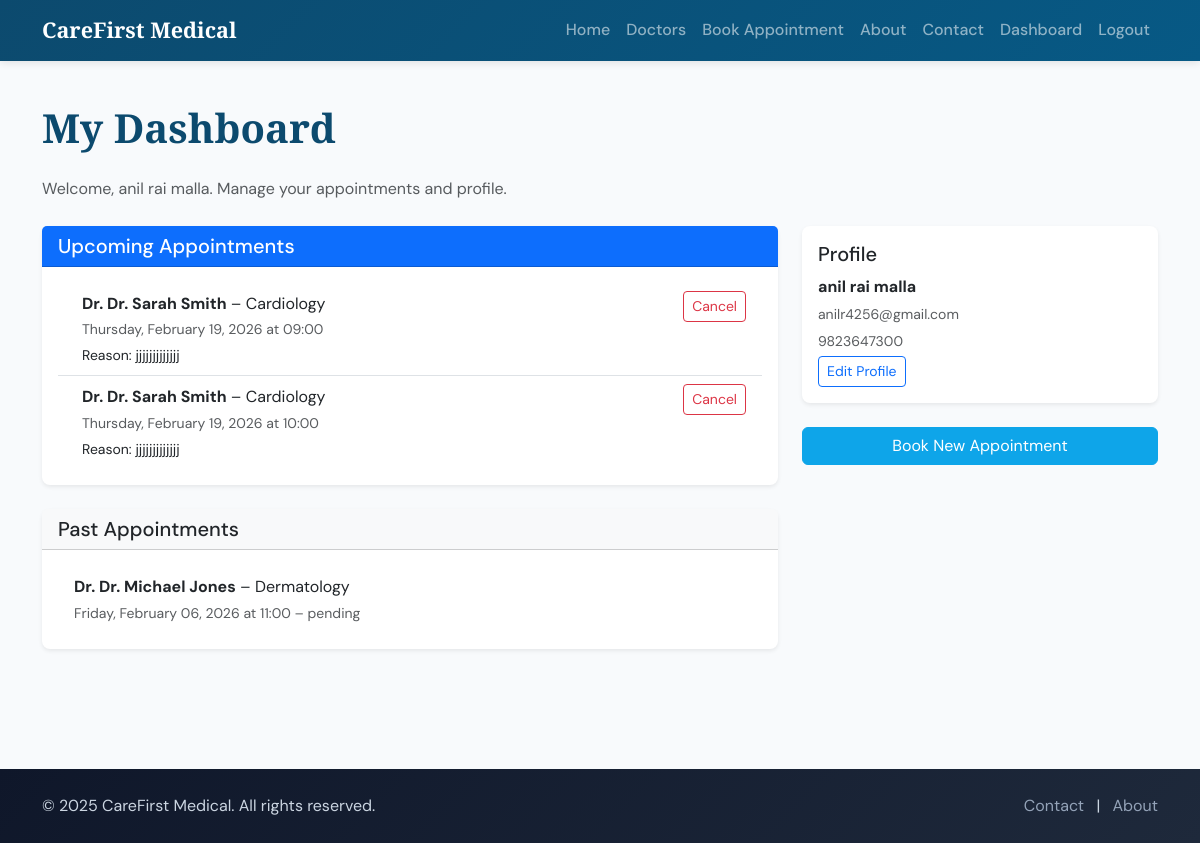
The page /dashboard (signed in) on the database as committed earlier.
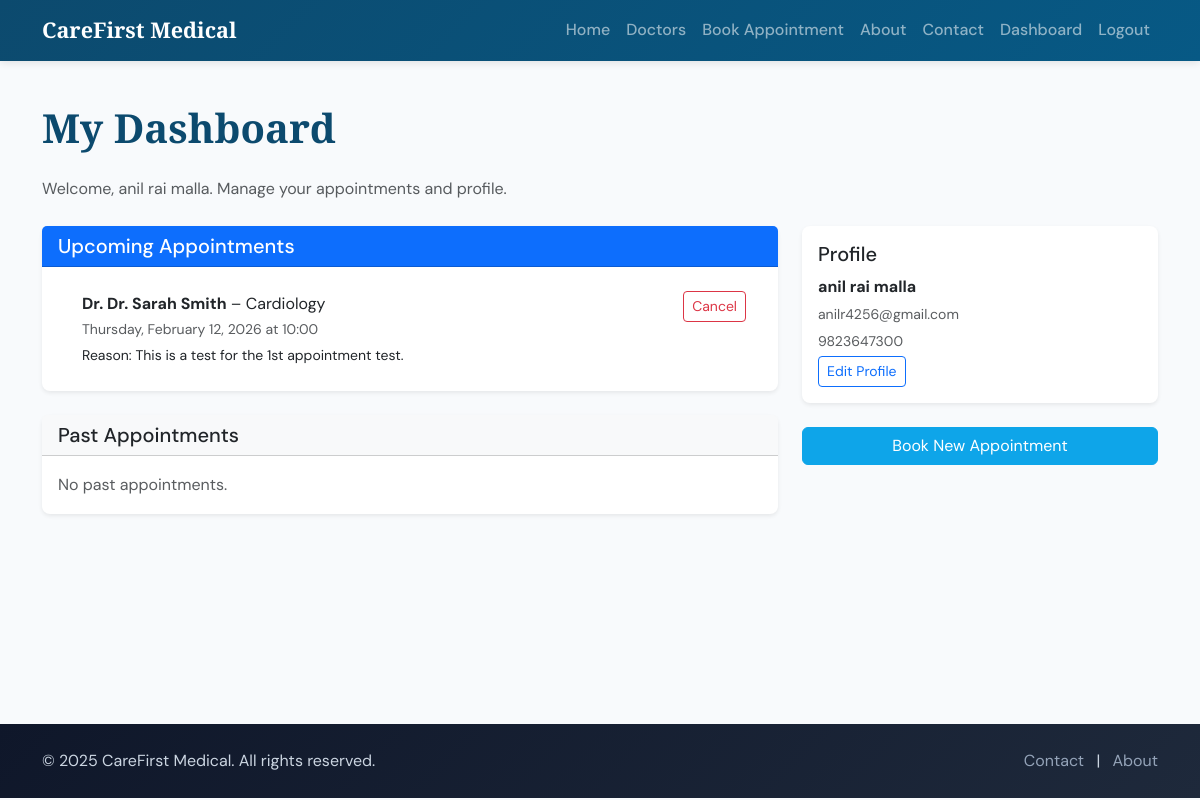
The same page on the database as committed later.
### models.py (models this page shows, shortened)
class User(UserMixin, db.Model):
    __tablename__ = 'users'
    user_id = db.Column(db.Integer, primary_key=True)
    username = db.Column(db.String(80), unique=True, nullable=False, index=True)
    email = db.Column(db.String(120), unique=True, nullable=False, index=True)
    password_hash = db.Column(db.String(256), nullable=False)
    user_role = db.Column(db.String(20), nullable=False, default='patient')  # patient, doctor, admin
    full_name = db.Column(db.String(120), nullable=True)
    phone_number = db.Column(db.String(20), nullable=True)
    date_of_birth = db.Column(db.Date, nullable=True)
    account_creation = db.Column(db.DateTime, default=datetime.utcnow)
    last_login = db.Column(db.DateTime, nullable=True)
    appointments_as_patient = db.relationship(
        'Appointment', backref='patient_user', lazy='dynamic',
        foreign_keys='Appointment.patient_id', cascade='all, delete-orphan'
    )
    doctor_profile = db.relationship(
        'Doctor', backref='user', uselist=False, lazy='joined',
        foreign_keys='Doctor.user_id', cascade='all, delete-orphan'
    )

class Appointment(db.Model):
    __tablename__ = 'appointments'
    appointment_id = db.Column(db.Integer, primary_key=True)
    patient_id = db.Column(db.Integer, db.ForeignKey('users.user_id'), nullable=False)
    doctor_id = db.Column(db.Integer, db.ForeignKey('doctors.doctor_id'), nullable=False)
    appointment_date = db.Column(db.Date, nullable=False)
    appointment_time = db.Column(db.String(20), nullable=False)  # e.g. "09:00"
    status = db.Column(db.String(20), nullable=False, default='pending')
    reason_for_visit = db.Column(db.Text, nullable=True)
    notes = db.Column(db.Text, nullable=True)  # doctor notes after visit
    created_at = db.Column(db.DateTime, default=datetime.utcnow)
    updated_at = db.Column(db.DateTime, default=datetime.utcnow, onupdate=datetime.utcnow)

class Doctor(db.Model):
    __tablename__ = 'doctors'
    doctor_id = db.Column(db.Integer, primary_key=True)
    user_id = db.Column(db.Integer, db.ForeignKey('users.user_id'), nullable=False, unique=True)
    specialization = db.Column(db.String(100), nullable=False)  # Cardiology, Dermatology, etc.
    qualifications = db.Column(db.String(500), nullable=True)
    years_of_experience = db.Column(db.Integer, nullable=True)
    consultation_fee = db.Column(db.Numeric(10, 2), nullable=True)
    available_days = db.Column(db.String(200), nullable=True)  # e.g. "Mon,Tue,Wed,Thu,Fri"
    available_time_slots = db.Column(db.String(500), nullable=True)  # e.g. "09:00,10:00,11:00,14:00,15:00"
    about_text = db.Column(db.Text, nullable=True)
    profile_image_filename = db.Column(db.String(255), nullable=True)
    appointments = db.relationship(
        'Appointment', backref='doctor', lazy='dynamic',
        foreign_keys='Appointment.doctor_id', cascade='all, delete-orphan'
    )

### app.py (the view)
@app.route('/dashboard')
@login_required
def patient_dashboard():
    if current_user.user_role != 'patient':
        return redirect(url_for('doctor_dashboard'))
    upcoming = Appointment.query.filter_by(patient_id=current_user.user_id).filter(
        Appointment.appointment_date >= date.today(),
        Appointment.status.in_(['pending', 'confirmed'])
    ).order_by(Appointment.appointment_date, Appointment.appointment_time).all()
    past = Appointment.query.filter_by(patient_id=current_user.user_id).filter(
        db.or_(
            Appointment.appointment_date < date.today(),
            Appointment.status.in_(['completed', 'cancelled'])
        )
    ).order_by(Appointment.appointment_date.desc(), Appointment.appointment_time.desc()).all()
    return render_template('patient_dashboard.html', upcoming=upcoming, past=past)

### app.py (called while the page is built)
@login_manager.user_loader
def load_user(user_id):
    return User.query.get(int(user_id)) if user_id else None

### templates/patient_dashboard.html (shortened to what this page needs)
{% extends "base.html" %}
{% block content %}
<div class="container py-5">
    <h1 class="section-title mb-4">My Dashboard</h1>
    <p class="text-muted mb-4">Welcome, {{ current_user.full_name or current_user.username }}. Manage your appointments and profile.</p>
    <div class="row">
        <div class="col-lg-8">
            <div class="card border-0 shadow-sm mb-4">
                <div class="card-header bg-primary text-white">
                    <h5 class="mb-0">Upcoming Appointments</h5>
                </div>
                <div class="card-body">
                    {% if upcoming %}
                    <div class="list-group list-group-flush">
                        {% for apt in upcoming %}
                        <div class="list-group-item d-flex justify-content-between align-items-start flex-wrap">
                            <div class="ms-2 me-auto">
                                <strong>Dr. {{ apt.doctor.user.full_name or apt.doctor.user.username }}</strong> – {{ apt.doctor.specialization }}<br>
                                <small class="text-muted">{{ apt.appointment_date.strftime('%A, %B %d, %Y') }} at {{ apt.appointment_time }}</small><br>
                                <small>Reason: {{ apt.reason_for_visit[:80] }}{% if apt.reason_for_visit|length > 80 %}...{% endif %}</small>
                            </div>
                            <form method="post" action="{{ url_for('cancel_appointment', appointment_id=apt.appointment_id) }}" class="d-inline" onsubmit="return confirm('Are you sure you want to cancel this appointment?');">
                                <button type="submit" class="btn btn-outline-danger btn-sm">Cancel</button>
                            </form>
                        </div>
                        {% endfor %}
                    </div>
                    {% else %}
                    <p class="text-muted mb-0">You have no upcoming appointments. <a href="{{ url_for('book_appointment') }}">Book one now</a>.</p>
                    {% endif %}
                </div>
            </div>
            <div class="card border-0 shadow-sm mb-4">
                <div class="card-header bg-light">
                    <h5 class="mb-0">Past Appointments</h5>
                </div>
                <div class="card-body">
                    {% if past %}
                    <div class="list-group list-group-flush">
                        {% for apt in past %}
                        <div class="list-group-item">
                            <strong>Dr. {{ apt.doctor.user.full_name or apt.doctor.user.username }}</strong> – {{ apt.doctor.specialization }}<br>
                            <small class="text-muted">{{ apt.appointment_date.strftime('%A, %B %d, %Y') }} at {{ apt.appointment_time }} – {{ apt.status }}</small>
                        </div>
                        {% endfor %}
                    </div>
                    {% else %}
                    <p class="text-muted mb-0">No past appointments.</p>
                    {% endif %}
                </div>
            </div>
        </div>
        <div class="col-lg-4">
            <div class="card border-0 shadow-sm mb-4">
                <div class="card-body">
                    <h5 class="card-title">Profile</h5>
                    <p class="mb-1"><strong>{{ current_user.full_name or current_user.username }}</strong></p>
                    <p class="small text-muted mb-1">{{ current_user.email }}</p>
                    {% if current_user.phone_number %}<p class="small text-muted mb-1">{{ current_user.phone_number }}</p>{% endif %}
                    <a href="{{ url_for('profile_edit') }}" class="btn btn-outline-primary btn-sm">Edit Profile</a>
                </div>
            </div>
            <a href="{{ url_for('book_appointment') }}" class="btn btn-primary w-100">Book New Appointment</a>
        </div>
    </div>
</div>
{% endblock %}

### templates/base.html (shortened to what this page needs)
<!DOCTYPE html>
<html lang="en">
<head>
    <link href="https://cdn.jsdelivr.net/npm/bootstrap@5.3.2/dist/css/bootstrap.min.css" rel="stylesheet">
    <link rel="stylesheet" href="{{ url_for('static', filename='css/custom.css') }}">
</head>
<body>
    <nav class="navbar navbar-expand-lg navbar-dark fixed-top">
        <div class="container">
            <a class="navbar-brand" href="{{ url_for('index') }}">CareFirst Medical</a>
            <div class="collapse navbar-collapse" id="navbarNav">
                <ul class="navbar-nav ms-auto">
                    <li class="nav-item"><a class="nav-link" href="{{ url_for('index') }}">Home</a></li>
                    <li class="nav-item"><a class="nav-link" href="{{ url_for('doctors') }}">Doctors</a></li>
                    {% if current_user.is_authenticated and current_user.user_role == 'patient' %}
                    <li class="nav-item"><a class="nav-link" href="{{ url_for('book_appointment') }}">Book Appointment</a></li>
                    {% endif %}
                    <li class="nav-item"><a class="nav-link" href="{{ url_for('about_page') }}">About</a></li>
                    <li class="nav-item"><a class="nav-link" href="{{ url_for('contact') }}">Contact</a></li>
                    {% if current_user.is_authenticated %}
                        <li class="nav-item">
                            <a class="nav-link" href="{{ url_for('patient_dashboard') if current_user.user_role == 'patient' else url_for('doctor_dashboard') }}">Dashboard</a>
                        </li>
                        <li class="nav-item"><a class="nav-link" href="{{ url_for('logout') }}">Logout</a></li>
                    {% else %}
                        <li class="nav-item"><a class="nav-link" href="{{ url_for('login') }}">Login</a></li>
                        <li class="nav-item"><a class="nav-link" href="{{ url_for('register') }}">Register</a></li>
                    {% endif %}
                </ul>
            </div>
        </div>
    </nav>
    <main class="main-content">
        {% block content %}{% endblock %}
    </main>
    <footer class="footer py-4 mt-5">
        <div class="container">
            <div class="row">
                <div class="col-md-6 text-center text-md-start">
                    <p class="mb-0">&copy; 2025 CareFirst Medical. All rights reserved.</p>
                </div>
                <div class="col-md-6 text-center text-md-end mt-2 mt-md-0">
                    <a href="{{ url_for('contact') }}" class="footer-link">Contact</a>
                    <span class="mx-2">|</span>
                    <a href="{{ url_for('about_page') }}" class="footer-link">About</a>
                </div>
            </div>
        </div>
    </footer>
</body>
</html>

### static/css/custom.css (style rules this page uses)
:root { --color-bg: #f8fafc; --color-text: #1e293b; --color-muted: #64748b; --color-primary: #0ea5e9; --color-primary-dark: #0284c7; --color-accent: #0c4a6e; --color-success: #059669; --color-danger: #dc2626; --font-heading: 'Libre Baskerville', Georgia, serif; --font-body: 'DM Sans', -apple-system, BlinkMacSystemFont, sans-serif; --spacing-section: 4rem; --transition-fast: 0.2s ease; --nav-height: 56px; }
* { box-sizing: border-box; }
body { font-family: var(--font-body); color: var(--color-text); background-color: var(--color-bg); padding-top: var(--nav-height); line-height: 1.6; }
.main-content { min-height: calc(100vh - 180px); }
.navbar { background: linear-gradient(135deg, var(--color-accent) 0%, #075985 100%) !important; box-shadow: 0 2px 8px rgba(0, 0, 0, 0.1); }
.navbar-brand { font-family: var(--font-heading); font-weight: 600; font-size: 1.35rem; }
.nav-link { font-weight: 500; }
.section-title { font-family: var(--font-heading); font-weight: 600; color: var(--color-accent); }
.btn-primary { background-color: var(--color-primary); border-color: var(--color-primary); }
.footer { background: linear-gradient(135deg, #0f172a 0%, #1e293b 100%); color: #cbd5e1; }
.footer-link { color: #94a3b8; text-decoration: none; }
html { scroll-behavior: smooth; }
.card { border-radius: 0.5rem; }

Rows that differ between the two databases and show on the page:
removed Appointment: doctor.user "Dr. Sarah Smith", doctor.specialization "Cardiology", appointment_date "Thursday, February 19, 2026", appointment_time "10:00", reason_for_visit "jjjjjjjjjjjjj", shown under "Upcoming Appointments"
removed Appointment: doctor.user "Dr. Michael Jones", doctor.specialization "Dermatology", appointment_date "Friday, February 06, 2026", appointment_time "11:00", status "pending", shown under "Past Appointments"
changed Appointment "Dr. Sarah Smith": appointment_date "Thursday, February 19, 2026" → "Thursday, February 12, 2026"; appointment_time "09:00" → "10:00"; reason_for_visit "jjjjjjjjjjjjj" → "This is a test for the 1st appointment test."
Other text that changed with them:
text now shown: "No past appointments."
